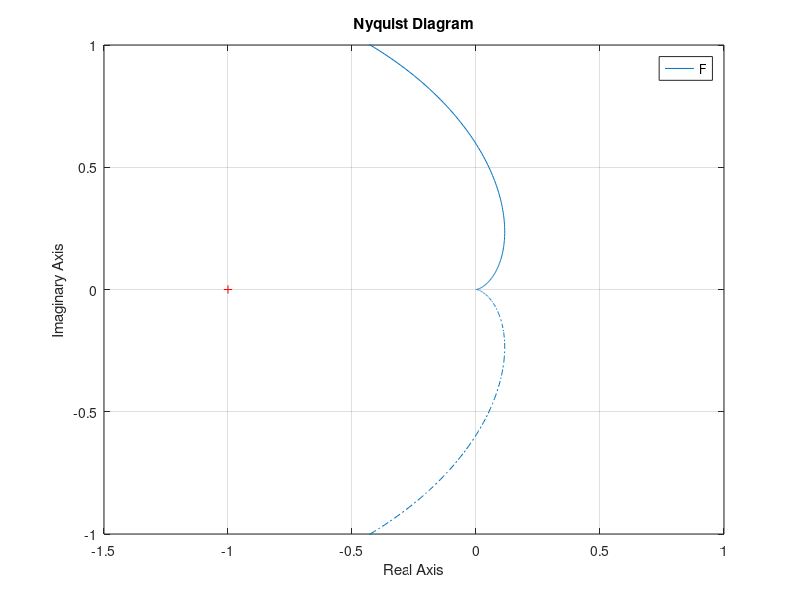

This chart was generated by the following MATLAB code:
clear
clc

s = tf('s');

alpha = 0.075/(6.125^2);

F = 21/(121*alpha)*(s + 10/21)*(-s + 10)/(s*s*(s+6.125)^2);

CL = feedback(F, 1);
pole(CL);

nyquist(F);
xlim([-1.5 1]);
ylim([-1 1]);